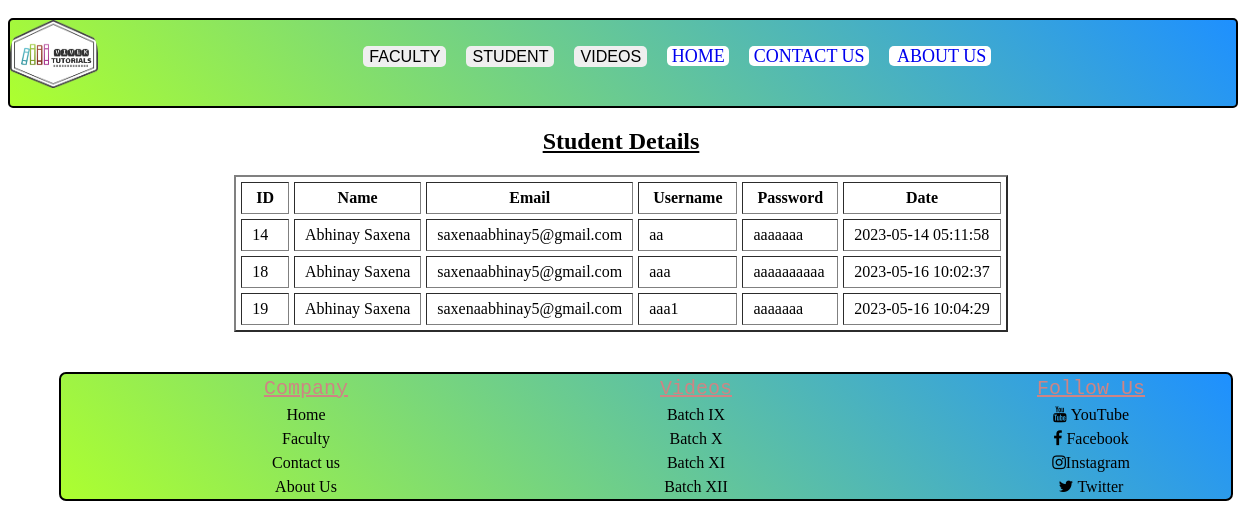
The page /viewstudent.php on the database its author committed.
### tables this page shows
CREATE TABLE `vivek` (
  `ID` int(4) NOT NULL,
  `name` text NOT NULL,
  `email` varchar(44) NOT NULL,
  `username` varchar(88) NOT NULL,
  `password` varchar(33) NOT NULL,
  `date` datetime NOT NULL DEFAULT current_timestamp()
);

### viewstudent.php (the view, shortened to what this page needs)
<?php
include("adminnav.php");
?>
<h2 style="text-align:center;text-decoration: underline">Student Details</h2>
<?php
include("config.php");
$query = "SELECT * FROM vivek";
$result = mysqli_query($con, $query);
echo '<center>';
echo '<table>' ;
echo '<table border="2px" cellspacing="5px" cellpadding="6px">';
echo '<tr>
<th>&nbsp ID &nbsp</th>
<th>&nbsp Name &nbsp</th>
<th>&nbsp Email &nbsp</th>
 <th> &nbsp Username &nbsp </th>
<th> &nbsp Password &nbsp</th>
<th> &nbsp Date &nbsp</th>
</tr>';
while ($row = mysqli_fetch_assoc($result)) {
    echo '<tr>';
    echo '<td>' .'&nbsp'. $row['ID'] . '&nbsp'.'</td>';
    echo '<td>' .'&nbsp'. $row['name'] . '&nbsp'. '</td>';
    echo '<td>' . '&nbsp'. $row['email'] . '&nbsp'. '</td>';
    echo '<td>' . '&nbsp'. $row['username'] . '&nbsp'. '</td>';
    echo '<td>' . '&nbsp'. $row['password'] . '&nbsp'. '</td>';
    echo '<td>' . '&nbsp'. $row['date'] . '&nbsp'. '</td>';
}
echo '</table>';

### rows shown on the page
vivek: ID "14", name "Abhinay Saxena", email "saxenaabhinay5@gmail.com", username "aa", password "aaaaaaa", date "2023-05-14 05:11:58"
vivek: ID "18", name "Abhinay Saxena", email "saxenaabhinay5@gmail.com", username "aaa", password "aaaaaaaaaa", date "2023-05-16 10:02:37"
vivek: ID "19", name "Abhinay Saxena", email "saxenaabhinay5@gmail.com", username "aaa1", password "aaaaaaa", date "2023-05-16 10:04:29"
